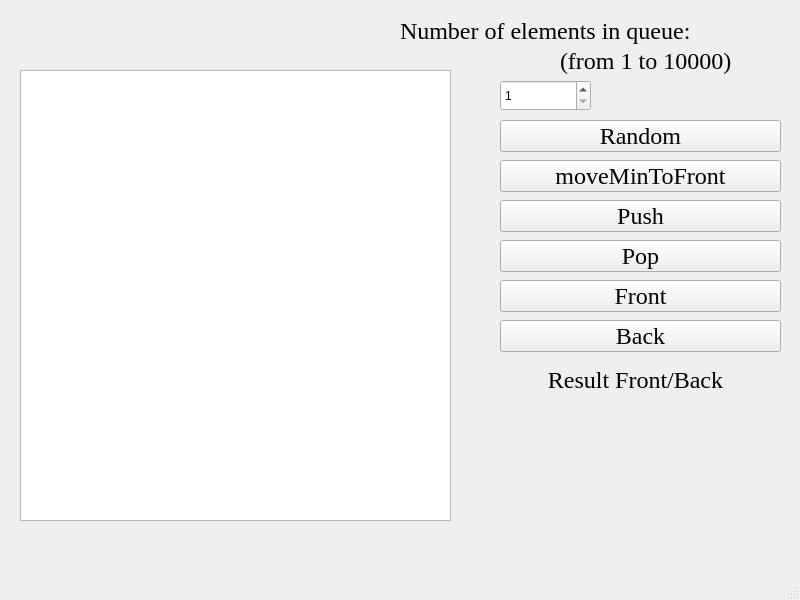
<?xml version="1.0" encoding="UTF-8"?>
<ui version="4.0">
 <class>MainWindow</class>
 <widget class="QMainWindow" name="MainWindow">
  <property name="geometry">
   <rect>
    <x>0</x>
    <y>0</y>
    <width>800</width>
    <height>600</height>
   </rect>
  </property>
  <property name="windowTitle">
   <string>MainWindow</string>
  </property>
  <widget class="QWidget" name="centralwidget">
   <widget class="QListWidget" name="newListWidget">
    <property name="geometry">
     <rect>
      <x>20</x>
      <y>70</y>
      <width>431</width>
      <height>451</height>
     </rect>
    </property>
   </widget>
   <widget class="QSpinBox" name="spinBox">
    <property name="geometry">
     <rect>
      <x>500</x>
      <y>80</y>
      <width>91</width>
      <height>31</height>
     </rect>
    </property>
    <property name="minimum">
     <number>1</number>
    </property>
    <property name="maximum">
     <number>10000</number>
    </property>
   </widget>
   <widget class="QPushButton" name="pushButton_random">
    <property name="geometry">
     <rect>
      <x>500</x>
      <y>120</y>
      <width>281</width>
      <height>32</height>
     </rect>
    </property>
    <property name="font">
     <font>
      <family>Times New Roman</family>
      <pointsize>18</pointsize>
      <italic>false</italic>
     </font>
    </property>
    <property name="text">
     <string>Random</string>
    </property>
   </widget>
   <widget class="QPushButton" name="pushButton_new_queue">
    <property name="geometry">
     <rect>
      <x>500</x>
      <y>160</y>
      <width>281</width>
      <height>32</height>
     </rect>
    </property>
    <property name="font">
     <font>
      <family>Times New Roman</family>
      <pointsize>18</pointsize>
     </font>
    </property>
    <property name="text">
     <string>moveMinToFront</string>
    </property>
   </widget>
   <widget class="QPushButton" name="pushButton_push">
    <property name="geometry">
     <rect>
      <x>500</x>
      <y>200</y>
      <width>281</width>
      <height>32</height>
     </rect>
    </property>
    <property name="font">
     <font>
      <family>Times New Roman</family>
      <pointsize>18</pointsize>
     </font>
    </property>
    <property name="text">
     <string>Push</string>
    </property>
   </widget>
   <widget class="QPushButton" name="pushButton_pop">
    <property name="geometry">
     <rect>
      <x>500</x>
      <y>240</y>
      <width>281</width>
      <height>32</height>
     </rect>
    </property>
    <property name="font">
     <font>
      <family>Times New Roman</family>
      <pointsize>18</pointsize>
     </font>
    </property>
    <property name="text">
     <string>Pop</string>
    </property>
   </widget>
   <widget class="QPushButton" name="pushButton_front">
    <property name="geometry">
     <rect>
      <x>500</x>
      <y>280</y>
      <width>281</width>
      <height>32</height>
     </rect>
    </property>
    <property name="font">
     <font>
      <family>Times New Roman</family>
      <pointsize>18</pointsize>
     </font>
    </property>
    <property name="text">
     <string>Front</string>
    </property>
   </widget>
   <widget class="QPushButton" name="pushButton_back">
    <property name="geometry">
     <rect>
      <x>500</x>
      <y>320</y>
      <width>281</width>
      <height>32</height>
     </rect>
    </property>
    <property name="font">
     <font>
      <family>Times New Roman</family>
      <pointsize>18</pointsize>
     </font>
    </property>
    <property name="text">
     <string>Back</string>
    </property>
   </widget>
   <widget class="QLabel" name="label_5">
    <property name="geometry">
     <rect>
      <x>510</x>
      <y>370</y>
      <width>251</width>
      <height>20</height>
     </rect>
    </property>
    <property name="font">
     <font>
      <family>Times New Roman</family>
      <pointsize>18</pointsize>
     </font>
    </property>
    <property name="text">
     <string>Result Front/Back</string>
    </property>
    <property name="alignment">
     <set>Qt::AlignCenter</set>
    </property>
   </widget>
   <widget class="QLabel" name="label_3">
    <property name="geometry">
     <rect>
      <x>400</x>
      <y>10</y>
      <width>381</width>
      <height>41</height>
     </rect>
    </property>
    <property name="font">
     <font>
      <family>Times New Roman</family>
      <pointsize>18</pointsize>
     </font>
    </property>
    <property name="text">
     <string>Number of elements in queue:</string>
    </property>
   </widget>
   <widget class="QLabel" name="label_4">
    <property name="geometry">
     <rect>
      <x>560</x>
      <y>40</y>
      <width>221</width>
      <height>41</height>
     </rect>
    </property>
    <property name="font">
     <font>
      <family>Times New Roman</family>
      <pointsize>18</pointsize>
     </font>
    </property>
    <property name="text">
     <string>(from 1 to 10000)</string>
    </property>
   </widget>
   <widget class="QLabel" name="label_2">
    <property name="geometry">
     <rect>
      <x>590</x>
      <y>420</y>
      <width>81</width>
      <height>51</height>
     </rect>
    </property>
    <property name="frameShadow">
     <enum>QFrame::Raised</enum>
    </property>
    <property name="text">
     <string/>
    </property>
    <property name="alignment">
     <set>Qt::AlignCenter</set>
    </property>
   </widget>
  </widget>
  <widget class="QMenuBar" name="menubar">
   <property name="geometry">
    <rect>
     <x>0</x>
     <y>0</y>
     <width>800</width>
     <height>27</height>
    </rect>
   </property>
  </widget>
  <widget class="QStatusBar" name="statusbar"/>
 </widget>
 <resources/>
 <connections/>
</ui>
